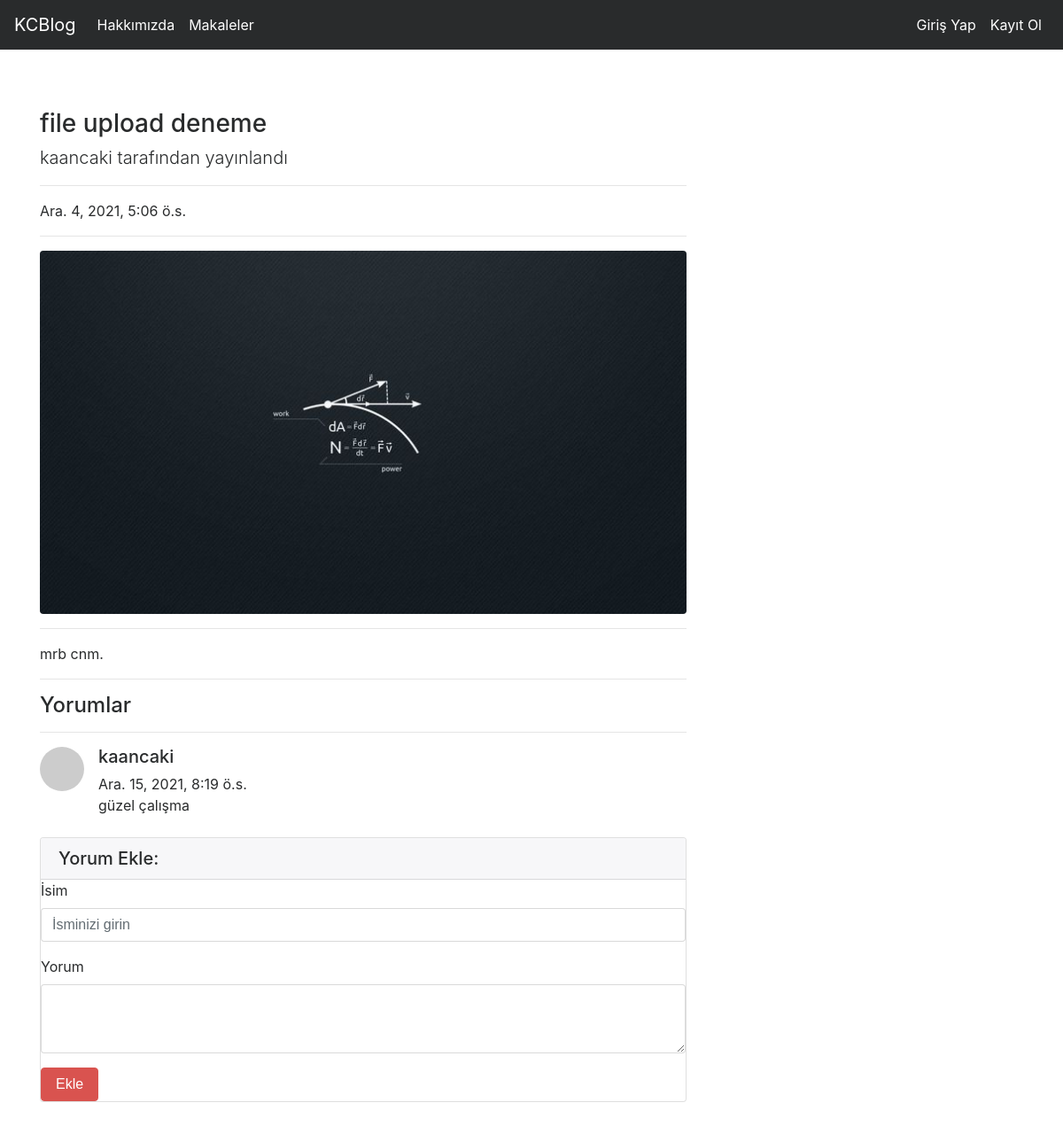
Screenshot of /articles/article/10 with the database file from the repository.
### article/models.py (models this page shows, shortened)
class Article(models.Model):
    author = models.ForeignKey("auth.User",on_delete = models.CASCADE,verbose_name = "Yazar ")
    title = models.CharField(max_length = 50,verbose_name = "Başlık")
    content = RichTextField()
    created_date = models.DateTimeField(auto_now_add=True,verbose_name="Oluşturulma Tarihi")
    article_image = models.FileField(blank = True,null = True,verbose_name="Makaleye Fotoğraf Ekleyin")
    class Meta:
        ordering = ['-created_date']

class Comment(models.Model):
    article = models.ForeignKey(Article,on_delete = models.CASCADE,verbose_name = "Makale",related_name="comments")
    comment_author = models.CharField(max_length = 50,verbose_name = "İsim")
    comment_content = models.CharField(max_length = 200,verbose_name = "Yorum")
    comment_date = models.DateTimeField(auto_now_add=True)
    class Meta:
        ordering = ['-comment_date']

### article/views.py (the view)
# urls.py: path('article/<int:id>',views.detail,name = "detail"),
def detail(request,id):
    article = get_object_or_404(Article,id = id)
    comments = article.comments.all()
    return render(request,"detail.html",{"article":article,"comments":comments})

### templates/detail.html (shortened to what this page needs)
{% extends "layout.html" %}
{% block body %}
<div class="row">
    <div class="col-lg-8">
      <h3 class="mt-4">{{article.title}}</h3>
      <p class="lead">
        {{article.author.username}} tarafından yayınlandı
      </p>
      <hr>
      <p>{{article.created_date}}</p>
      <hr>
      {% if article.article_image %}
      <img class="img-fluid rounded" src="{{article.article_image.url}}" alt="">
      {% endif %}
      <hr>
      <p class="lead">
          {{article.content|safe}}
      </p>
      <hr>
      <h4>Yorumlar</h4>
      <hr>
      {% if comments %}
      {% for comment in comments  %}
        <div class="media mb-4">
          <img class="d-flex mr-3 rounded-circle" src="http://placehold.it/50x50" alt="">
          <div class="media-body">
            <h5 class="mt-0">{{comment.comment_author}}</h5>
            {{comment.comment_date}} <br>
            {{comment.comment_content}}
          </div>
        </div>
      {% endfor %}
      {% else %}
      <div class ="alert alert-danger">
        Bu makaleye herhangi bir yorum yazılmamış,ilk yorum yapan siz olun!
      </div>
      {% endif %}
      <div class="card my-4">
          <h5 class="card-header">Yorum Ekle:</h5>
          <div class="card-body">
            <form method = "post" action = "{% url 'article:comment' article.id %}">
              <div class="form-group">
                  <label for="formGroupExampleInput">İsim</label>
                  <input name = "comment_author" type="text" class="form-control" id="formGroupExampleInput" placeholder="İsminizi girin">
                </div>
              <div class="form-group">
                  <label for="formGroupExampleInput">Yorum</label>
                <textarea name = "comment_content" class="form-control" rows="3"></textarea>
              </div>
              <button type="submit" class="btn btn-danger">Ekle</button>
            </form>
          </div>
        </div>
        </div>
      </div>
{% endblock body %}

### rows the page displays
Article: title "file upload deneme", author.username "kaancaki", created_date "Ara. 4, 2021, 5:06 ö.s.", article_image (picture), content "mrb cnm."
Comment: comment_author "kaancaki", comment_date "Ara. 15, 2021, 8:19 ö.s.", comment_content "güzel çalışma"
